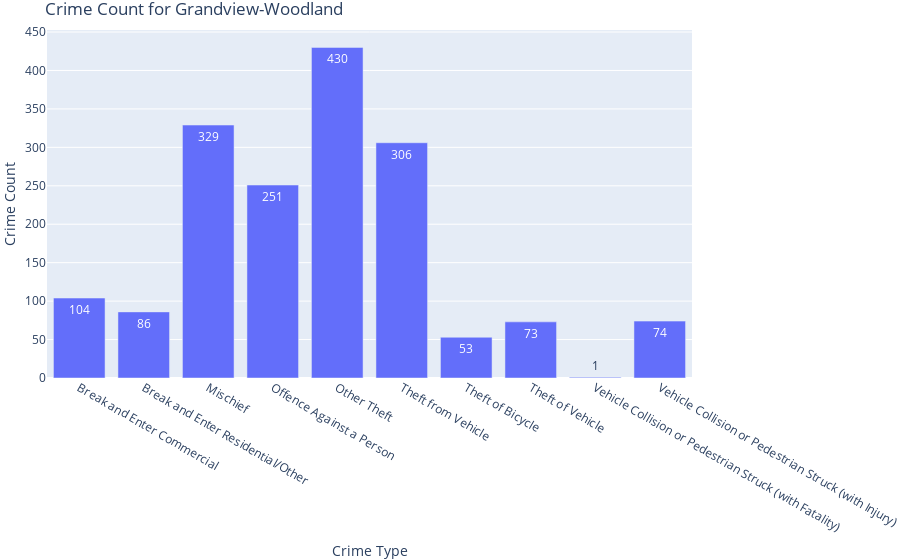

The cell this chart's notebook holds for it:
### Code cell
location = "Grandview-Woodland"
filter_df = df.query('NEIGHBOURHOOD == @location')
aggregated_data = filter_df.groupby(['TYPE']).size().reset_index(name='COUNT')
fig = px.bar(
    aggregated_data,
    x="TYPE",
    y="COUNT",
    text="COUNT",
    labels={ "COUNT": "Crime Count", "TYPE": "Crime Type"},
    title= f"Crime Count for {location}"
)
fig.update_layout(margin=dict(l=0, r=0, t=30, b=10))
fig.update_layout(legend=None)
fig.update_traces(showlegend=False)
fig.show()

### Figure 1 — Plotly figure (JSON) as saved in the notebook; plotly's stock layout.template omitted (floating-point values rounded to 4 significant figures)
{"data": [{"alignmentgroup": "True", "hovertemplate": "Crime Type=%{x}<br>Crime Count=%{text}<extra></extra>", "legendgroup": "", "marker": {"color": "#636efa", "pattern": {"shape": ""}}, "name": "", "offsetgroup": "", "orientation": "v", "showlegend": false, "text": [104, 86, 329, 251, 430, 306, 53, 73, 1, 74], "textposition": "auto", "type": "bar", "x": ["Break and Enter Commercial", "Break and Enter Residential/Other", "Mischief", "Offence Against a Person", "Other Theft", "Theft from Vehicle", "Theft of Bicycle", "Theft of Vehicle", "Vehicle Collision or Pedestrian Struck (with Fatality)", "Vehicle Collision or Pedestrian Struck (with Injury)"], "xaxis": "x", "y": [104, 86, 329, 251, 430, 306, 53, 73, 1, 74], "yaxis": "y"}], "layout": {"barmode": "relative", "legend": {}, "margin": {"b": 10, "l": 0, "r": 0, "t": 30}, "title": {"text": "Crime Count for Grandview-Woodland"}, "xaxis": {"anchor": "y", "domain": [0, 1], "title": {"text": "Crime Type"}}, "yaxis": {"anchor": "x", "domain": [0, 1], "title": {"text": "Crime Count"}}}}
